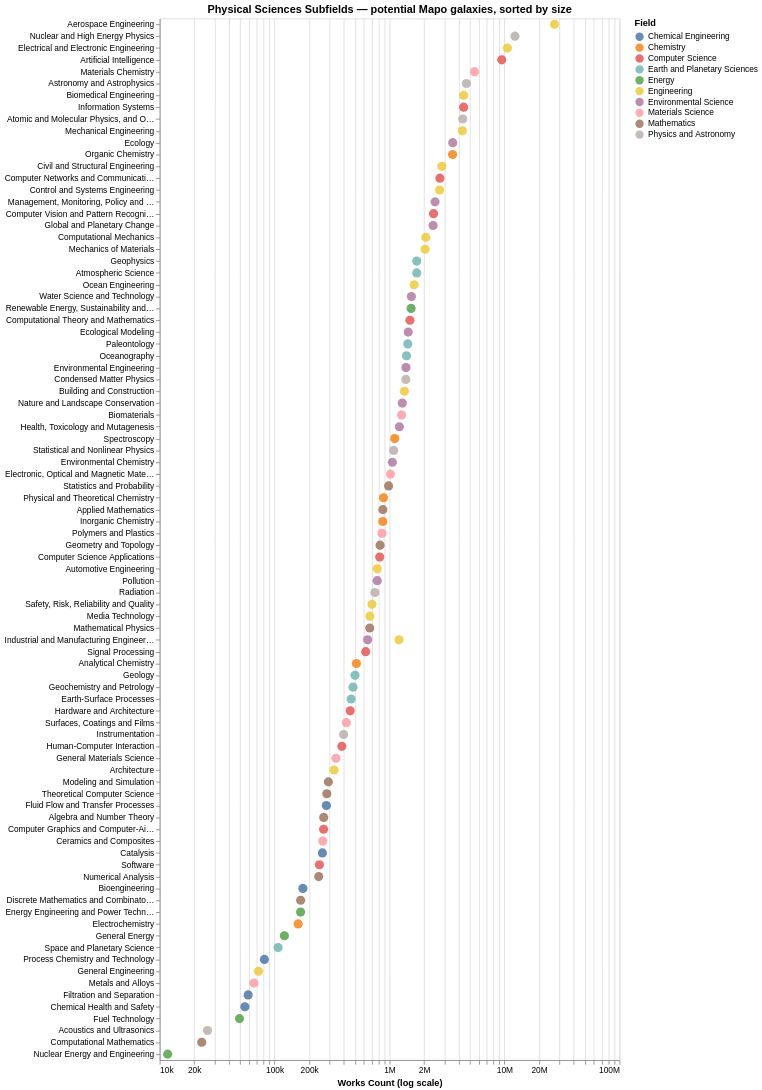

The notebook cell this image was saved under:
### Code cell
alt.Chart(ps_sf).mark_circle(size=120, opacity=0.85).encode(
    x=alt.X('works_count:Q',
            scale=alt.Scale(type='log'),
            axis=alt.Axis(format='~s'),
            title='Works Count (log scale)'),
    y=alt.Y('display_name:N',
            sort=alt.EncodingSortField('works_count', order='descending'),
            title=None),
    color=alt.Color('field_name:N', title='Field'),
    tooltip=[
        alt.Tooltip('display_name:N', title='Subfield'),
        alt.Tooltip('field_name:N', title='Field'),
        alt.Tooltip('works_count:Q', title='Works', format=','),
        alt.Tooltip('cited_by_count:Q', title='Citations', format=','),
    ]
).properties(
    title='Physical Sciences Subfields — potential Mapo galaxies, sorted by size',
    width=550,
    height=len(ps_sf) * 14
).interactive()

### Figure 1 — Vega-Lite specification as saved in the notebook (floating-point values rounded to 4 significant figures)
{"config": {"view": {"continuousWidth": 300, "continuousHeight": 300}}, "data": {"name": "data-19a244a2fb4ceb218569bb35108d0fa6"}, "mark": {"type": "circle", "opacity": 0.85, "size": 120}, "encoding": {"color": {"field": "field_name", "title": "Field", "type": "nominal"}, "tooltip": [{"field": "display_name", "title": "Subfield", "type": "nominal"}, {"field": "field_name", "title": "Field", "type": "nominal"}, {"field": "works_count", "format": ",", "title": "Works", "type": "quantitative"}, {"field": "cited_by_count", "format": ",", "title": "Citations", "type": "quantitative"}], "x": {"axis": {"format": "~s"}, "field": "works_count", "scale": {"type": "log"}, "title": "Works Count (log scale)", "type": "quantitative"}, "y": {"field": "display_name", "sort": {"field": "works_count", "order": "descending"}, "title": null, "type": "nominal"}}, "height": 1246, "params": [{"name": "param_1e9efca18e7a2868", "select": {"type": "interval", "encodings": ["x", "y"]}, "bind": "scales"}], "title": "Physical Sciences Subfields — potential Mapo galaxies, sorted by size", "width": 550, "$schema": "https://vega.github.io/schema/vega-lite/v6.4.1.json", "datasets": {"data-19a244a2fb4ceb218569bb35108d0fa6": [{"id": "subfields/2202", "display_name": "Aerospace Engineering", "description": "branch of engineering", "works_count": 27236109, "cited_by_count": 17216179, "domain_id": "domains/3", "domain_name": "Physical Sciences", "field_id": "fields/22", "field_name": "Engineering", "topic_count": 44}, {"id": "subfields/3106", "display_name": "Nuclear and High Energy Physics", "description": "physics of elementary particles at high energies", "works_count": 12325910, "cited_by_count": 22767715, "domain_id": "domains/3", "domain_name": "Physical Sciences", "field_id": "fields/31", "field_name": "Physics and Astronomy", "topic_count": 13}, {"id": "subfields/2208", "display_name": "Electrical and Electronic Engineering", "description": "electrical engineering discipline which utilizes nonlinear and active electrical components to design electronic circuits, devices, and their systems", "works_count": 10593029, "cited_by_count": 78773390, "domain_id": "domains/3", "domain_name": "Physical Sciences", "field_id": "fields/22", "field_name": "Engineering", "topic_count": 117}, {"id": "subfields/1702", "display_name": "Artificial Intelligence", "description": "field of computer science and engineering practices for intelligence demonstrated by machines and intelligent agents", "works_count": 9455177, "cited_by_count": 52287309, "domain_id": "domains/3", "domain_name": "Physical Sciences", "field_id": "fields/17", "field_name": "Computer Science", "topic_count": 77}, {"id": "subfields/2505", "display_name": "Materials Chemistry", "description": "study of the synthesis, structure, and properties of solid phase materials", "works_count": 5485244, "cited_by_count": 72310484, "domain_id": "domains/3", "domain_name": "Physical Sciences", "field_id": "fields/25", "field_name": "Materials Science", "topic_count": 69}, {"id": "subfields/3103", "display_name": "Astronomy and Astrophysics", "description": "scientific study of celestial objects and phenomena", "works_count": 4657242, "cited_by_count": 33322859, "domain_id": "domains/3", "domain_name": "Physical Sciences", "field_id": "fields/31", "field_name": "Physics and Astronomy", "topic_count": 21}, {"id": "subfields/2204", "display_name": "Biomedical Engineering", "description": "application of engineering principles and design concepts to medicine and biology", "works_count": 4409510, "cited_by_count": 54978239, "domain_id": "domains/3", "domain_name": "Physical Sciences", "field_id": "fields/22", "field_name": "Engineering", "topic_count": 72}, {"id": "subfields/1710", "display_name": "Information Systems", "description": "academic study of systems with a specific reference to information and the complementary networks of hardware and software that people and organizations use to collect, filter, process, create and also distribute data", "works_count": 4409280, "cited_by_count": 16958615, "domain_id": "domains/3", "domain_name": "Physical Sciences", "field_id": "fields/17", "field_name": "Computer Science", "topic_count": 78}, {"id": "subfields/3107", "display_name": "Atomic and Molecular Physics, and Optics", "description": "branch of physics", "works_count": 4327711, "cited_by_count": 43701910, "domain_id": "domains/3", "domain_name": "Physical Sciences", "field_id": "fields/31", "field_name": "Physics and Astronomy", "topic_count": 37}, {"id": "subfields/2210", "display_name": "Mechanical Engineering", "description": "engineering discipline", "works_count": 4300844, "cited_by_count": 33871170, "domain_id": "domains/3", "domain_name": "Physical Sciences", "field_id": "fields/22", "field_name": "Engineering", "topic_count": 79}, {"id": "subfields/2303", "display_name": "Ecology", "description": "scientific study of the relationships between living organisms", "works_count": 3546441, "cited_by_count": 32658303, "domain_id": "domains/3", "domain_name": "Physical Sciences", "field_id": "fields/23", "field_name": "Environmental Science", "topic_count": 33}, {"id": "subfields/1605", "display_name": "Organic Chemistry", "description": "subdiscipline within chemistry involving the scientific study of carbon-based compounds, hydrocarbons, and their derivatives", "works_count": 3531870, "cited_by_count": 39006334, "domain_id": "domains/3", "domain_name": "Physical Sciences", "field_id": "fields/16", "field_name": "Chemistry", "topic_count": 61}, {"id": "subfields/2205", "display_name": "Civil and Structural Engineering", "description": "engineering discipline specializing in design, construction and maintenance of the built environment", "works_count": 2849423, "cited_by_count": 18843726, "domain_id": "domains/3", "domain_name": "Physical Sciences", "field_id": "fields/22", "field_name": "Engineering", "topic_count": 42}, {"id": "subfields/1705", "display_name": "Computer Networks and Communications", "description": "network that allows computers to share resources and communicate with each other", "works_count": 2741139, "cited_by_count": 22316786, "domain_id": "domains/3", "domain_name": "Physical Sciences", "field_id": "fields/17", "field_name": "Computer Science", "topic_count": 43}, {"id": "subfields/2207", "display_name": "Control and Systems Engineering", "description": "engineering discipline that applies control theory to design systems with desired behaviors, focusing on the development and implementation of control systems in machinery, processes, and automation", "works_count": 2723760, "cited_by_count": 19353806, "domain_id": "domains/3", "domain_name": "Physical Sciences", "field_id": "fields/22", "field_name": "Engineering", "topic_count": 44}, {"id": "subfields/2308", "display_name": "Management, Monitoring, Policy and Law", "description": "system of rules and guidelines, generally backed by governmental authority", "works_count": 2486463, "cited_by_count": 7953611, "domain_id": "domains/3", "domain_name": "Physical Sciences", "field_id": "fields/23", "field_name": "Environmental Science", "topic_count": 34}, {"id": "subfields/1707", "display_name": "Computer Vision and Pattern Recognition", "description": "computerized information extraction from images", "works_count": 2412936, "cited_by_count": 28309392, "domain_id": "domains/3", "domain_name": "Physical Sciences", "field_id": "fields/17", "field_name": "Computer Science", "topic_count": 35}, {"id": "subfields/2306", "display_name": "Global and Planetary Change", "description": "planetary-scale changes in the Earth system", "works_count": 2390526, "cited_by_count": 28104443, "domain_id": "domains/3", "domain_name": "Physical Sciences", "field_id": "fields/23", "field_name": "Environmental Science", "topic_count": 30}, {"id": "subfields/2206", "display_name": "Computational Mechanics", "description": "discipline concerned with the use of computational methods to study mechanics", "works_count": 2067963, "cited_by_count": 19151571, "domain_id": "domains/3", "domain_name": "Physical Sciences", "field_id": "fields/22", "field_name": "Engineering", "topic_count": 30}, {"id": "subfields/2211", "display_name": "Mechanics of Materials", "description": "behavior of solid objects subject to stresses and strains", "works_count": 2038980, "cited_by_count": 19202300, "domain_id": "domains/3", "domain_name": "Physical Sciences", "field_id": "fields/22", "field_name": "Engineering", "topic_count": 29}, {"id": "subfields/1908", "display_name": "Geophysics", "description": "study of physical processes and phenomena occurring in the earth and in its vicinity", "works_count": 1724077, "cited_by_count": 18473382, "domain_id": "domains/3", "domain_name": "Physical Sciences", "field_id": "fields/19", "field_name": "Earth and Planetary Sciences", "topic_count": 10}, {"id": "subfields/1902", "display_name": "Atmospheric Science", "description": "umbrella term for the study of the atmosphere", "works_count": 1723486, "cited_by_count": 22175015, "domain_id": "domains/3", "domain_name": "Physical Sciences", "field_id": "fields/19", "field_name": "Earth and Planetary Sciences", "topic_count": 13}, {"id": "subfields/2212", "display_name": "Ocean Engineering", "description": "engineering of devices within the ocean environment", "works_count": 1633146, "cited_by_count": 8481016, "domain_id": "domains/3", "domain_name": "Physical Sciences", "field_id": "fields/22", "field_name": "Engineering", "topic_count": 23}, {"id": "subfields/2312", "display_name": "Water Science and Technology", "description": "emphasis of groundwater and surface water in the understanding of water resource systems", "works_count": 1549102, "cited_by_count": 14597431, "domain_id": "domains/3", "domain_name": "Physical Sciences", "field_id": "fields/23", "field_name": "Environmental Science", "topic_count": 24}, {"id": "subfields/2105", "display_name": "Renewable Energy, Sustainability and the Environment", "description": "energy collected from renewable resources", "works_count": 1538858, "cited_by_count": 24566954, "domain_id": "domains/3", "domain_name": "Physical Sciences", "field_id": "fields/21", "field_name": "Energy", "topic_count": 22}, {"id": "subfields/1703", "display_name": "Computational Theory and Mathematics", "description": "area of mathematics", "works_count": 1503845, "cited_by_count": 16240059, "domain_id": "domains/3", "domain_name": "Physical Sciences", "field_id": "fields/17", "field_name": "Computer Science", "topic_count": 24}, {"id": "subfields/2302", "display_name": "Ecological Modeling", "description": "computational or theoretical approach to ecology", "works_count": 1452477, "cited_by_count": 2724111, "domain_id": "domains/3", "domain_name": "Physical Sciences", "field_id": "fields/23", "field_name": "Environmental Science", "topic_count": 3}, {"id": "subfields/1911", "display_name": "Paleontology", "description": "scientific study of the past of life on Earth through fossils", "works_count": 1440623, "cited_by_count": 5982570, "domain_id": "domains/3", "domain_name": "Physical Sciences", "field_id": "fields/19", "field_name": "Earth and Planetary Sciences", "topic_count": 7}, {"id": "subfields/1910", "display_name": "Oceanography", "description": "branch of Earth science that studies the ocean", "works_count": 1402881, "cited_by_count": 12582234, "domain_id": "domains/3", "domain_name": "Physical Sciences", "field_id": "fields/19", "field_name": "Earth and Planetary Sciences", "topic_count": 9}, {"id": "subfields/2305", "display_name": "Environmental Engineering", "description": "professional engineering discipline related to environmental science", "works_count": 1388392, "cited_by_count": 12281969, "domain_id": "domains/3", "domain_name": "Physical Sciences", "field_id": "fields/23", "field_name": "Environmental Science", "topic_count": 19}, {"id": "subfields/3104", "display_name": "Condensed Matter Physics", "description": "branch of physics dealing with a property of matter", "works_count": 1385770, "cited_by_count": 11650220, "domain_id": "domains/3", "domain_name": "Physical Sciences", "field_id": "fields/31", "field_name": "Physics and Astronomy", "topic_count": 8}, {"id": "subfields/2215", "display_name": "Building and Construction", "description": "former West German trade union (1949–1995)", "works_count": 1344909, "cited_by_count": 9706353, "domain_id": "domains/3", "domain_name": "Physical Sciences", "field_id": "fields/22", "field_name": "Engineering", "topic_count": 22}, {"id": "subfields/2309", "display_name": "Nature and Landscape Conservation", "description": "conservation of nature", "works_count": 1290030, "cited_by_count": 11696318, "domain_id": "domains/3", "domain_name": "Physical Sciences", "field_id": "fields/23", "field_name": "Environmental Science", "topic_count": 12}, {"id": "subfields/2502", "display_name": "Biomaterials", "description": "any substance that has been engineered to interact with biological systems for a medical purpose", "works_count": 1272809, "cited_by_count": 16745270, "domain_id": "domains/3", "domain_name": "Physical Sciences", "field_id": "fields/25", "field_name": "Materials Science", "topic_count": 13}, {"id": "subfields/2307", "display_name": "Health, Toxicology and Mutagenesis", "description": "branch of biology, chemistry, and medicine", "works_count": 1216790, "cited_by_count": 16542169, "domain_id": "domains/3", "domain_name": "Physical Sciences", "field_id": "fields/23", "field_name": "Environmental Science", "topic_count": 16}, {"id": "subfields/2209", "display_name": "Industrial and Manufacturing Engineering", "description": "discipline of engineering dealing with various manufacturing sciences and practices including the research, design and development of systems, processes, machines, tools, and equipment", "works_count": 1206915, "cited_by_count": 7241620, "domain_id": "domains/3", "domain_name": "Physical Sciences", "field_id": "fields/22", "field_name": "Engineering", "topic_count": 17}, {"id": "subfields/1607", "display_name": "Spectroscopy", "description": "measurement and interpretation of interactions between matter and electromagnetic radiation of varying frequencies", "works_count": 1109127, "cited_by_count": 15880210, "domain_id": "domains/3", "domain_name": "Physical Sciences", "field_id": "fields/16", "field_name": "Chemistry", "topic_count": 12}, {"id": "subfields/3109", "display_name": "Statistical and Nonlinear Physics", "description": "branch of physics", "works_count": 1084925, "cited_by_count": 13301375, "domain_id": "domains/3", "domain_name": "Physical Sciences", "field_id": "fields/31", "field_name": "Physics and Astronomy", "topic_count": 16}, {"id": "subfields/2304", "display_name": "Environmental Chemistry", "description": "scientific study of the chemical and biochemical phenomena that occur in natural places", "works_count": 1057633, "cited_by_count": 9761408, "domain_id": "domains/3", "domain_name": "Physical Sciences", "field_id": "fields/23", "field_name": "Environmental Science", "topic_count": 11}, {"id": "subfields/2504", "display_name": "Electronic, Optical and Magnetic Materials", "description": "substance that can occur in different amounts, all with some similar [mixture of some] characteristics, and with which objects can be made", "works_count": 1018276, "cited_by_count": 18694231, "domain_id": "domains/3", "domain_name": "Physical Sciences", "field_id": "fields/25", "field_name": "Materials Science", "topic_count": 17}, {"id": "subfields/2613", "display_name": "Statistics and Probability", "description": "study of the collection, analysis, interpretation, and presentation of data", "works_count": 980999, "cited_by_count": 14181006, "domain_id": "domains/3", "domain_name": "Physical Sciences", "field_id": "fields/26", "field_name": "Mathematics", "topic_count": 20}, {"id": "subfields/1606", "display_name": "Physical and Theoretical Chemistry", "description": "academic field", "works_count": 885200, "cited_by_count": 8751814, "domain_id": "domains/3", "domain_name": "Physical Sciences", "field_id": "fields/16", "field_name": "Chemistry", "topic_count": 8}, {"id": "subfields/2604", "display_name": "Applied Mathematics", "description": "discipline of mathematics", "works_count": 874200, "cited_by_count": 7133147, "domain_id": "domains/3", "domain_name": "Physical Sciences", "field_id": "fields/26", "field_name": "Mathematics", "topic_count": 17}, {"id": "subfields/1604", "display_name": "Inorganic Chemistry", "description": "study of the synthesis and behavior of inorganic and organometallic compounds", "works_count": 873030, "cited_by_count": 12999735, "domain_id": "domains/3", "domain_name": "Physical Sciences", "field_id": "fields/16", "field_name": "Chemistry", "topic_count": 12}, {"id": "subfields/2507", "display_name": "Polymers and Plastics", "description": "substance composed of macromolecules with repeating structural units", "works_count": 858518, "cited_by_count": 11838626, "domain_id": "domains/3", "domain_name": "Physical Sciences", "field_id": "fields/25", "field_name": "Materials Science", "topic_count": 14}, {"id": "subfields/2608", "display_name": "Geometry and Topology", "description": "branch of mathematics at the intersection between geometry and topology", "works_count": 826811, "cited_by_count": 6106726, "domain_id": "domains/3", "domain_name": "Physical Sciences", "field_id": "fields/26", "field_name": "Mathematics", "topic_count": 11}, {"id": "subfields/1706", "display_name": "Computer Science Applications", "description": "study of computation", "works_count": 820712, "cited_by_count": 2780796, "domain_id": "domains/3", "domain_name": "Physical Sciences", "field_id": "fields/17", "field_name": "Computer Science", "topic_count": 10}, {"id": "subfields/2203", "display_name": "Automotive Engineering", "description": "discipline of engineering", "works_count": 781632, "cited_by_count": 6584146, "domain_id": "domains/3", "domain_name": "Physical Sciences", "field_id": "fields/22", "field_name": "Engineering", "topic_count": 12}, {"id": "subfields/2310", "display_name": "Pollution", "description": "introduction of contaminants into the natural environment that cause adverse change", "works_count": 780366, "cited_by_count": 13798236, "domain_id": "domains/3", "domain_name": "Physical Sciences", "field_id": "fields/23", "field_name": "Environmental Science", "topic_count": 11}, {"id": "subfields/3108", "display_name": "Radiation", "description": "waves or particles propagating through space or through a medium, carrying energy", "works_count": 745138, "cited_by_count": 4612156, "domain_id": "domains/3", "domain_name": "Physical Sciences", "field_id": "fields/31", "field_name": "Physics and Astronomy", "topic_count": 6}, {"id": "subfields/2213", "display_name": "Safety, Risk, Reliability and Quality", "description": "state of being secure from harm, injury, danger, or other non-desirable outcomes", "works_count": 702820, "cited_by_count": 3598605, "domain_id": "domains/3", "domain_name": "Physical Sciences", "field_id": "fields/22", "field_name": "Engineering", "topic_count": 12}, {"id": "subfields/2214", "display_name": "Media Technology", "description": "field of study and practice that explores the development, application, and impact of digital and media technologies in communication, entertainment, and information dissemination", "works_count": 674143, "cited_by_count": 4437788, "domain_id": "domains/3", "domain_name": "Physical Sciences", "field_id": "fields/22", "field_name": "Engineering", "topic_count": 12}, {"id": "subfields/2610", "display_name": "Mathematical Physics", "description": "use of mathematics to solve physics problems", "works_count": 671696, "cited_by_count": 6199976, "domain_id": "domains/3", "domain_name": "Physical Sciences", "field_id": "fields/26", "field_name": "Mathematics", "topic_count": 12}, {"id": "subfields/2311", "display_name": "Industrial and Manufacturing Engineering", "description": "discipline of engineering dealing with various manufacturing sciences and practices including the research, design and development of systems, processes, machines, tools, and equipment", "works_count": 643976, "cited_by_count": 4707140, "domain_id": "domains/3", "domain_name": "Physical Sciences", "field_id": "fields/23", "field_name": "Environmental Science", "topic_count": 9}, {"id": "subfields/1711", "display_name": "Signal Processing", "description": "models and analyzes data representations of physical events", "works_count": 619701, "cited_by_count": 6532506, "domain_id": "domains/3", "domain_name": "Physical Sciences", "field_id": "fields/17", "field_name": "Computer Science", "topic_count": 10}, {"id": "subfields/1602", "display_name": "Analytical Chemistry", "description": "study of the separation, identification, and quantification of the chemical components of materials", "works_count": 514423, "cited_by_count": 6069482, "domain_id": "domains/3", "domain_name": "Physical Sciences", "field_id": "fields/16", "field_name": "Chemistry", "topic_count": 7}, {"id": "subfields/1907", "display_name": "Geology", "description": "study of the composition, structure, physical properties, and history of Earth's components, and the processes by which they are shaped", "works_count": 500105, "cited_by_count": 1935434, "domain_id": "domains/3", "domain_name": "Physical Sciences", "field_id": "fields/19", "field_name": "Earth and Planetary Sciences", "topic_count": 5}, {"id": "subfields/1906", "display_name": "Geochemistry and Petrology", "description": "scientific study of the chemical composition of the Earth and other planets, focusing on the processes and conditions that influence the formation, structure, and composition of rocks and minerals", "works_count": 480461, "cited_by_count": 3273900, "domain_id": "domains/3", "domain_name": "Physical Sciences", "field_id": "fields/19", "field_name": "Earth and Planetary Sciences", "topic_count": 6}, {"id": "subfields/1904", "display_name": "Earth-Surface Processes", "description": "term for the surface of the Earth", "works_count": 462997, "cited_by_count": 3996822, "domain_id": "domains/3", "domain_name": "Physical Sciences", "field_id": "fields/19", "field_name": "Earth and Planetary Sciences", "topic_count": 6}, {"id": "subfields/1708", "display_name": "Hardware and Architecture", "description": "physical components of a computer", "works_count": 454590, "cited_by_count": 4135238, "domain_id": "domains/3", "domain_name": "Physical Sciences", "field_id": "fields/17", "field_name": "Computer Science", "topic_count": 8}, {"id": "subfields/2508", "display_name": "Surfaces, Coatings and Films", "description": "any adherent layer that covers a surface", "works_count": 421300, "cited_by_count": 5490854, "domain_id": "domains/3", "domain_name": "Physical Sciences", "field_id": "fields/25", "field_name": "Materials Science", "topic_count": 4}, {"id": "subfields/3105", "display_name": "Instrumentation", "description": "measuring instruments which monitor and control a process", "works_count": 398156, "cited_by_count": 980149, "domain_id": "domains/3", "domain_name": "Physical Sciences", "field_id": "fields/31", "field_name": "Physics and Astronomy", "topic_count": 2}, {"id": "subfields/1709", "display_name": "Human-Computer Interaction", "description": "academic discipline", "works_count": 384645, "cited_by_count": 3568375, "domain_id": "domains/3", "domain_name": "Physical Sciences", "field_id": "fields/17", "field_name": "Computer Science", "topic_count": 8}, {"id": "subfields/2500", "display_name": "General Materials Science", "description": "research, discovery and design of physical materials (especially solids)", "works_count": 341275, "cited_by_count": 897750, "domain_id": "domains/3", "domain_name": "Physical Sciences", "field_id": "fields/25", "field_name": "Materials Science", "topic_count": 3}, {"id": "subfields/2216", "display_name": "Architecture", "description": "both the process and product of planning, designing and construction", "works_count": 329043, "cited_by_count": 488282, "domain_id": "domains/3", "domain_name": "Physical Sciences", "field_id": "fields/22", "field_name": "Engineering", "topic_count": 4}, {"id": "subfields/2611", "display_name": "Modeling and Simulation", "description": "use of models – physical, mathematical, or otherwise logical representation of a system, entity, phenomenon, or process – as a basis for simulations – methods for implementing a model (either statically or) over time", "works_count": 293595, "cited_by_count": 3236480, "domain_id": "domains/3", "domain_name": "Physical Sciences", "field_id": "fields/26", "field_name": "Mathematics", "topic_count": 6}, {"id": "subfields/2614", "display_name": "Theoretical Computer Science", "description": "subfield of computer science and mathematics", "works_count": 284551, "cited_by_count": 909005, "domain_id": "domains/3", "domain_name": "Physical Sciences", "field_id": "fields/26", "field_name": "Mathematics", "topic_count": 1}, {"id": "subfields/1507", "display_name": "Fluid Flow and Transfer Processes", "description": "movement of fluid matter", "works_count": 282023, "cited_by_count": 3771564, "domain_id": "domains/3", "domain_name": "Physical Sciences", "field_id": "fields/15", "field_name": "Chemical Engineering", "topic_count": 4}, {"id": "subfields/2602", "display_name": "Algebra and Number Theory", "description": "part of mathematics in which letters and other symbols are used to represent numbers and quantities in formulae and equation", "works_count": 267245, "cited_by_count": 2017154, "domain_id": "domains/3", "domain_name": "Physical Sciences", "field_id": "fields/26", "field_name": "Mathematics", "topic_count": 5}, {"id": "subfields/1704", "display_name": "Computer Graphics and Computer-Aided Design", "description": "sub-field of computer science", "works_count": 266624, "cited_by_count": 1838217, "domain_id": "domains/3", "domain_name": "Physical Sciences", "field_id": "fields/17", "field_name": "Computer Science", "topic_count": 4}, {"id": "subfields/2503", "display_name": "Ceramics and Composites", "description": "inorganic, nonmetallic solid prepared by the action of heat", "works_count": 262414, "cited_by_count": 3307733, "domain_id": "domains/3", "domain_name": "Physical Sciences", "field_id": "fields/25", "field_name": "Materials Science", "topic_count": 2}, {"id": "subfields/1503", "display_name": "Catalysis", "description": "process of increasing the rate of a chemical reaction", "works_count": 260292, "cited_by_count": 5128609, "domain_id": "domains/3", "domain_name": "Physical Sciences", "field_id": "fields/15", "field_name": "Chemical Engineering", "topic_count": 4}, {"id": "subfields/1712", "display_name": "Software", "description": "non-tangible executable component of a computer", "works_count": 245127, "cited_by_count": 1604635, "domain_id": "domains/3", "domain_name": "Physical Sciences", "field_id": "fields/17", "field_name": "Computer Science", "topic_count": 5}, {"id": "subfields/2612", "display_name": "Numerical Analysis", "description": "study of algorithms that use numerical approximation for the problems of mathematical analysis", "works_count": 241911, "cited_by_count": 3434543, "domain_id": "domains/3", "domain_name": "Physical Sciences", "field_id": "fields/26", "field_name": "Mathematics", "topic_count": 5}, {"id": "subfields/1502", "display_name": "Bioengineering", "description": "application of biology and engineering to create useful products", "works_count": 176143, "cited_by_count": 1825272, "domain_id": "domains/3", "domain_name": "Physical Sciences", "field_id": "fields/15", "field_name": "Chemical Engineering", "topic_count": 1}, {"id": "subfields/2607", "display_name": "Discrete Mathematics and Combinatorics", "description": "study of discrete mathematical structures", "works_count": 168403, "cited_by_count": 1089377, "domain_id": "domains/3", "domain_name": "Physical Sciences", "field_id": "fields/26", "field_name": "Mathematics", "topic_count": 4}, {"id": "subfields/2102", "display_name": "Energy Engineering and Power Technology", "description": "broad field of engineering dealing with energy", "works_count": 168128, "cited_by_count": 1121004, "domain_id": "domains/3", "domain_name": "Physical Sciences", "field_id": "fields/21", "field_name": "Energy", "topic_count": 2}, {"id": "subfields/1603", "display_name": "Electrochemistry", "description": "branch of chemistry", "works_count": 160254, "cited_by_count": 3201090, "domain_id": "domains/3", "domain_name": "Physical Sciences", "field_id": "fields/16", "field_name": "Chemistry", "topic_count": 1}, {"id": "subfields/2100", "display_name": "General Energy", "description": "Czech company", "works_count": 121639, "cited_by_count": 293817, "domain_id": "domains/3", "domain_name": "Physical Sciences", "field_id": "fields/21", "field_name": "Energy", "topic_count": 1}, {"id": "subfields/1912", "display_name": "Space and Planetary Science", "description": "science of astronomical objects apparently in orbit around one or more stellar objects within a few light years", "works_count": 107272, "cited_by_count": 211391, "domain_id": "domains/3", "domain_name": "Physical Sciences", "field_id": "fields/19", "field_name": "Earth and Planetary Sciences", "topic_count": 1}, {"id": "subfields/1508", "display_name": "Process Chemistry and Technology", "description": "arm of pharmaceutical chemistry concerned with the development and optimization of a synthetic scheme and pilot plant procedure to manufacture compounds for the drug development phase", "works_count": 81426, "cited_by_count": 1344101, "domain_id": "domains/3", "domain_name": "Physical Sciences", "field_id": "fields/15", "field_name": "Chemical Engineering", "topic_count": 2}, {"id": "subfields/2200", "display_name": "General Engineering", "description": "applied science", "works_count": 72379, "cited_by_count": 43501, "domain_id": "domains/3", "domain_name": "Physical Sciences", "field_id": "fields/22", "field_name": "Engineering", "topic_count": 1}, {"id": "subfields/2506", "display_name": "Metals and Alloys", "description": "an alloy designation system widely accepted in North America", "works_count": 66063, "cited_by_count": 788624, "domain_id": "domains/3", "domain_name": "Physical Sciences", "field_id": "fields/25", "field_name": "Materials Science", "topic_count": 1}, {"id": "subfields/1506", "display_name": "Filtration and Separation", "description": "separating components suspended in a fluid based on granularity properties relying on a filter device", "works_count": 58827, "cited_by_count": 708348, "domain_id": "domains/3", "domain_name": "Physical Sciences", "field_id": "fields/15", "field_name": "Chemical Engineering", "topic_count": 1}, {"id": "subfields/1504", "display_name": "Chemical Health and Safety", "description": "prevention of occupational hazards", "works_count": 55108, "cited_by_count": 143420, "domain_id": "domains/3", "domain_name": "Physical Sciences", "field_id": "fields/15", "field_name": "Chemical Engineering", "topic_count": 1}, {"id": "subfields/2103", "display_name": "Fuel Technology", "description": "technology used in the extraction, processing and consumption of fuel resources", "works_count": 49493, "cited_by_count": 110747, "domain_id": "domains/3", "domain_name": "Physical Sciences", "field_id": "fields/21", "field_name": "Energy", "topic_count": 1}, {"id": "subfields/3102", "display_name": "Acoustics and Ultrasonics", "description": "science that deals with the study of all mechanical waves in gases, liquids, and solids including vibration, sound, ultrasound and infrasound", "works_count": 26065, "cited_by_count": 359484, "domain_id": "domains/3", "domain_name": "Physical Sciences", "field_id": "fields/31", "field_name": "Physics and Astronomy", "topic_count": 1}, {"id": "subfields/2605", "display_name": "Computational Mathematics", "description": "area of mathematics", "works_count": 23218, "cited_by_count": 282984, "domain_id": "domains/3", "domain_name": "Physical Sciences", "field_id": "fields/26", "field_name": "Mathematics", "topic_count": 1}, {"id": "subfields/2104", "display_name": "Nuclear Energy and Engineering", "description": "power generated from nuclear reactions", "works_count": 11730, "cited_by_count": 27593, "domain_id": "domains/3", "domain_name": "Physical Sciences", "field_id": "fields/21", "field_name": "Energy", "topic_count": 1}]}}
